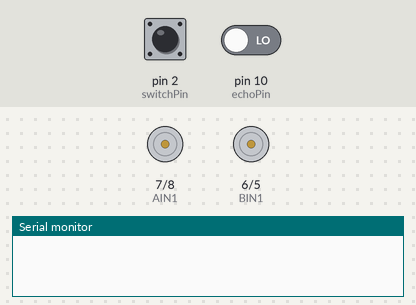
Bench run of a sketch on a simulated Arduino Uno, built with avr-gcc and run on an emulated ATmega328P. On the bench: motor-driver pin pairs drawn as motors (green arrow = first pin HIGH = forward, orange = second pin HIGH = backward, longer = more drive, scaled by the enable pin), the last lines printed to the serial monitor. Inputs (shaded band) come from the test bench; at power-on: pin 2 (switchPin) HIGH, pin 10 (echoPin) LOW.

Above: at 1.2 s.
1.3 s: pin 2 (switchPin) pulled LOW for 0.15 s
At 2.76 s:
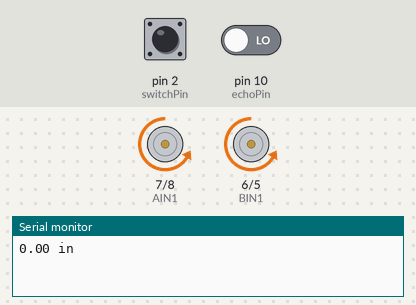
4.4 s: pin 2 (switchPin) pulled LOW for 1 s
At 7.0 s:
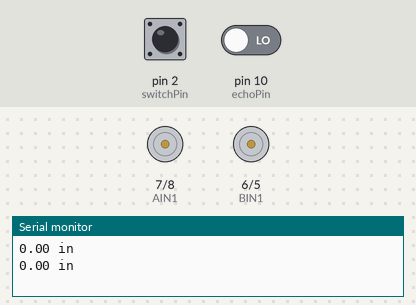
8.1 s: pin 2 (switchPin) pulled LOW for 3.2 s
At 10.19 s:
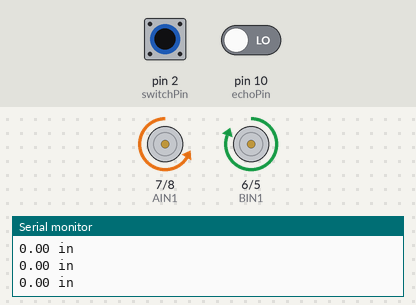
Timing chart, 0 to 14.4 s (numbered marks = the images above; inputs shaded):
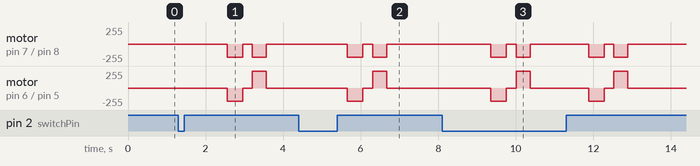

The sketch:

Circuit_5C_Autonomous_Robot.ino
```cpp
/*
 * The basic programming for the Autonomous robot from the SIK
 * kit.
 *
 * This robot will travel straight ahead until the ultrasound
 * distance sensor detects an obstacle less than 10 inches away.
 *
 * When it detects the obstacle, It will stop, backup, turn to
 * the right, and then continue driving.
 */

int trigPin = 11;
int echoPin = 10;

int PWMA = 9;
int AIN2 = 8;
int AIN1 = 7;

int BIN1 = 6;
int BIN2 = 5;
int PWMB = 3;

int switchPin = 2;

const int driveTime = 20;
const int turnTime = 8;

const float safeDistance = 10;
float distance;

void setup() {
  // put your setup code here, to run once:
  pinMode(trigPin, OUTPUT);
  pinMode(echoPin, INPUT);

  pinMode(PWMA, OUTPUT);
  pinMode(AIN2, OUTPUT);
  pinMode(AIN1, OUTPUT);

  pinMode(BIN1, OUTPUT);
  pinMode(BIN2, OUTPUT);
  pinMode(PWMB, OUTPUT);

  pinMode(switchPin, INPUT_PULLUP);

  Serial.begin(9600);
}

void loop() {
  // put your main code here, to run repeatedly:
  if(digitalRead(switchPin) == LOW) {
    distance = getDistance();
    Serial.print(distance);
    Serial.println(" in");

    if(distance <= safeDistance) {
//      float lastDistance = 0;

        stop();
        delay(250);
        backwards(20);
        delay(250);
        turnRight(45);
  //      while(distance > lastDistance && lastDistance > 10) {
  //        turnRight(10);
  //        lastDistance = distance;
  //        distance = getDistance();
  //      }
  //      delay(250);
  //      turnLeft(10);
        delay(250);
    }

    else{
      drive();
    }
    //delay(100);
  }
  else {
    stop();
  }
}


/********************************************************************************/
float getDistance() {
  float echoTime;
  float calculatedDistance;

  digitalWrite(trigPin, HIGH);
  delay(10);
  digitalWrite(trigPin, LOW);

  echoTime = pulseIn(echoPin, HIGH);

  calculatedDistance = echoTime / 148.0;

  return calculatedDistance;
}

void stop() {
  rightMotor(0);                                  //turn the right motor off
  leftMotor(0);                                   //turn the left motor off
}
void drive(){
  rightMotor(200);                                //drive the right wheel forward
  leftMotor(200);                                 //drive the left wheel forward

}
void forwards(int distance) {
  rightMotor(200);                                //drive the right wheel forward
  leftMotor(200);                                 //drive the left wheel forward
  delay(driveTime * distance);            //drive the motors long enough travel the entered distance
  stop();
}
void backwards(int distance) {
  rightMotor(-200);                               //drive the right wheel forward
  leftMotor(-200);                                //drive the left wheel forward
  delay(driveTime * distance);            //drive the motors long enough travel the entered distance
  stop();
}
void turnRight(int degrees) {
  rightMotor(-200);                               //drive the right wheel forward
  leftMotor(255);                                 //drive the left wheel forward
  delay(turnTime * degrees);             //drive the motors long enough turn the entered distance
  stop();
}
void turnLeft(int degrees) {
  rightMotor(255);                                //drive the right wheel forward
  leftMotor(-200);                                //drive the left wheel forward
  delay(turnTime * degrees);             //drive the motors long enough turn the entered distance
  stop();
}

void rightMotor(int motorSpeed)                       //function for driving the right motor
{
  if (motorSpeed > 0)                                 //if the motor should drive forward (positive speed)
  {
    digitalWrite(AIN1, HIGH);                         //set pin 1 to high
    digitalWrite(AIN2, LOW);                          //set pin 2 to low
  }
  else if (motorSpeed < 0)                            //if the motor should drive backward (negative speed)
  {
    digitalWrite(AIN1, LOW);                          //set pin 1 to low
    digitalWrite(AIN2, HIGH);                         //set pin 2 to high
  }
  else                                                //if the motor should stop
  {
    digitalWrite(AIN1, LOW);                          //set pin 1 to low
    digitalWrite(AIN2, LOW);                          //set pin 2 to low
  }
  analogWrite(PWMA, abs(motorSpeed));                 //now that the motor direction is set, drive it at the entered speed
}

/********************************************************************************/
void leftMotor(int motorSpeed)                        //function for driving the left motor
{
  if (motorSpeed > 0)                                 //if the motor should drive forward (positive speed)
  {
    digitalWrite(BIN1, HIGH);                         //set pin 1 to high
    digitalWrite(BIN2, LOW);                          //set pin 2 to low
  }
  else if (motorSpeed < 0)                            //if the motor should drive backward (negative speed)
  {
    digitalWrite(BIN1, LOW);                          //set pin 1 to low
    digitalWrite(BIN2, HIGH);                         //set pin 2 to high
  }
  else                                                //if the motor should stop
  {
    digitalWrite(BIN1, LOW);                          //set pin 1 to low
    digitalWrite(BIN2, LOW);                          //set pin 2 to low
  }
  analogWrite(PWMB, abs(motorSpeed));                 //now that the motor direction is set, drive it at the entered speed
}
```

Measured:
- after the input at 1.3 s, motor on pin 7 (AIN1) / pin 8 (AIN2): alternates backward 200/255 for 0.38 s and stopped for 0.25 s, 4 changes in all, then stays stopped, starting after 1.3 s; motor on pin 6 (BIN1) / pin 5 (BIN2): stopped → backward 200/255 after 1.3 s, → stopped 0.40 s later, → forward 255/255 0.25 s later, → stopped 0.36 s later
- after the input at 4.4 s, motor on pin 7 (AIN1) / pin 8 (AIN2): alternates backward 200/255 for 0.38 s and stopped for 0.25 s, 4 changes in all, then stays stopped, starting after 1.3 s; motor on pin 6 (BIN1) / pin 5 (BIN2): stopped → backward 200/255 after 1.3 s, → stopped 0.40 s later, → forward 255/255 0.25 s later, → stopped 0.36 s later
